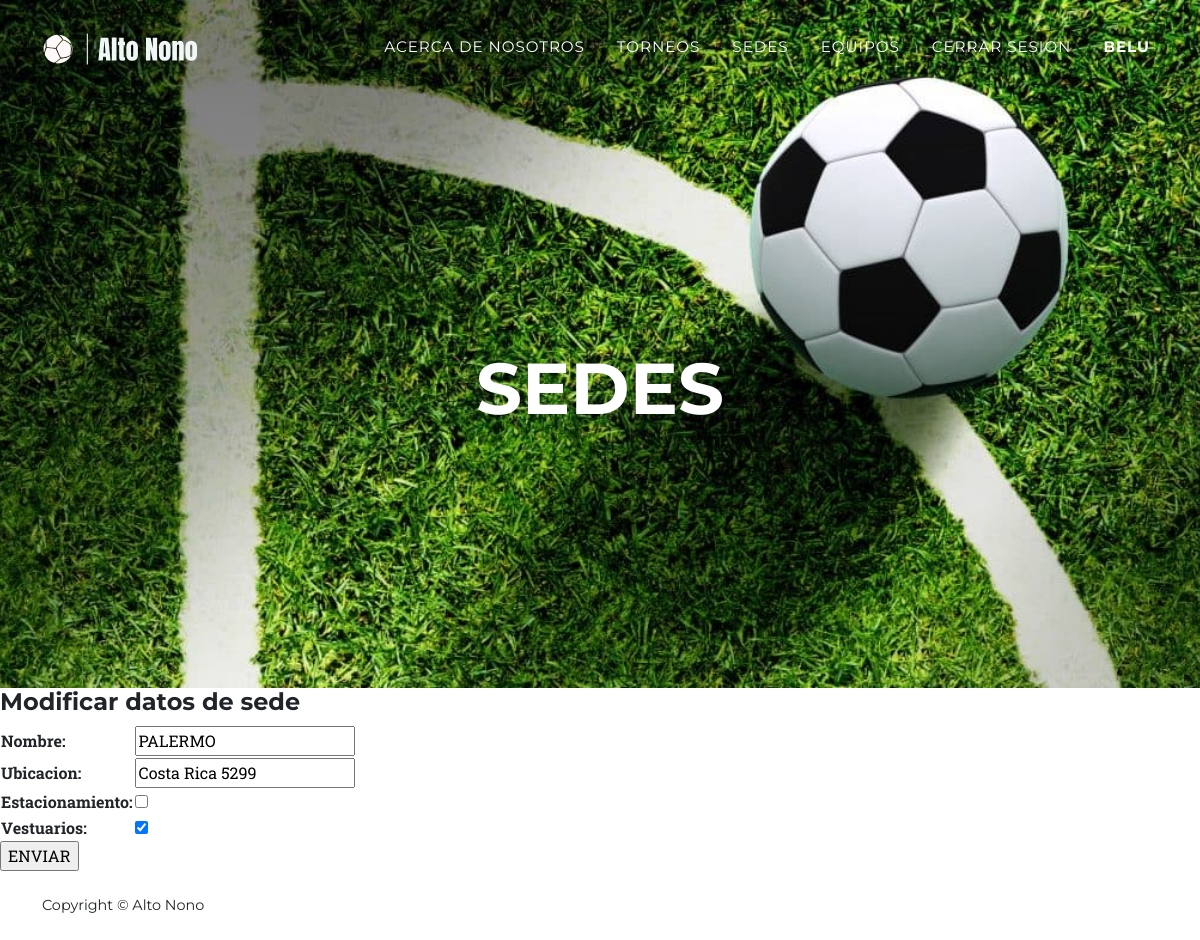
Page /AppTorneo/editarSede/1/ (signed in) on the earlier database version.
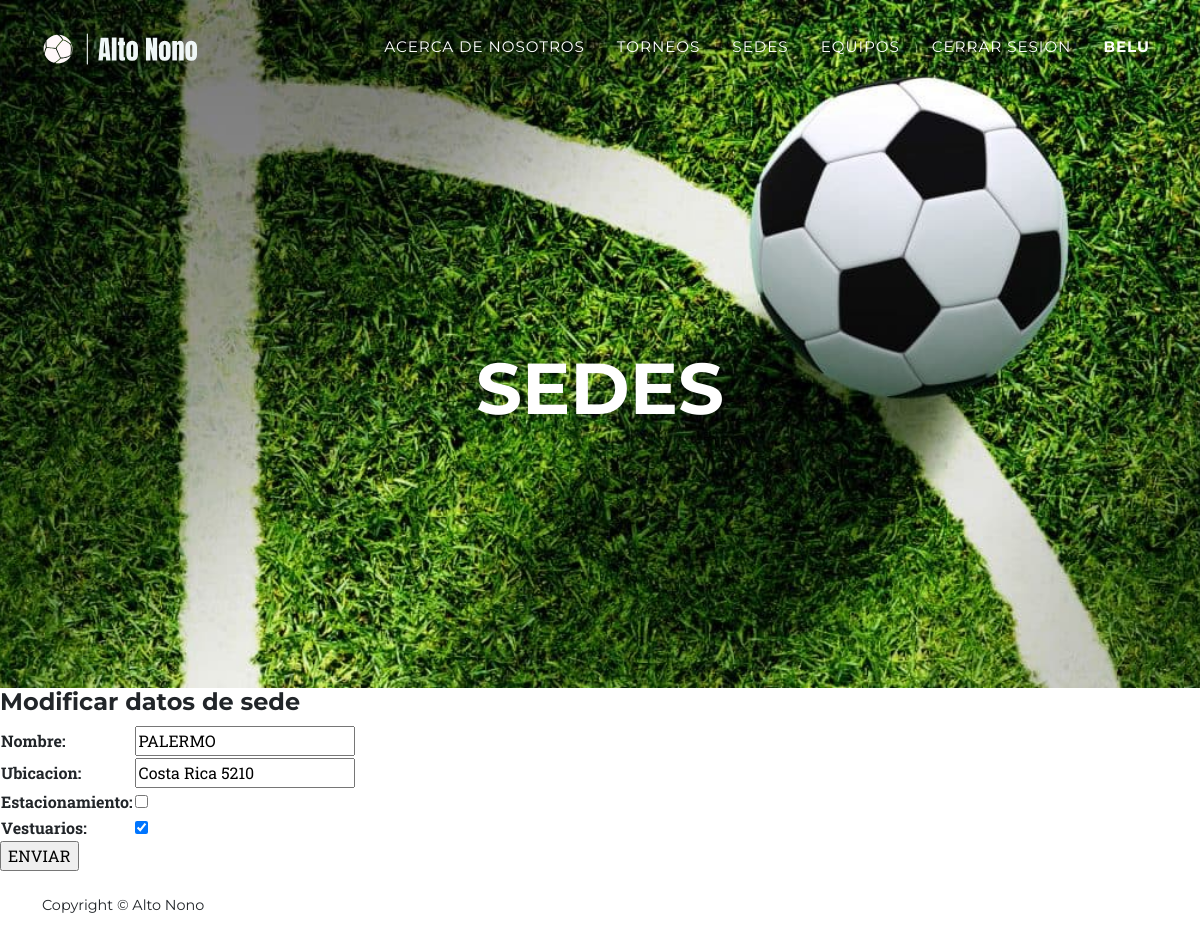
Same page on the later database version.
### AppTorneo/models.py (models this page shows, shortened)
class Sede (models.Model):
    nombre = models.CharField(max_length=40)
    ubicacion = models.CharField(max_length=40)
    estacionamiento = models.BooleanField ()
    vestuarios = models.BooleanField ()

### AppTorneo/views.py (the view)
@login_required
def modificarSede (request, sede_id):
    sede = Sede.objects.get (id = sede_id)
    if request.method == "POST":
        miFormulario = SedeFormulario (request.POST)
        if miFormulario.is_valid():
            informacion = miFormulario.cleaned_data
            sede.nombre = informacion["nombre"]
            sede.ubicacion = informacion["ubicacion"]
            sede.estacionamiento= informacion["estacionamiento"]
            sede.vestuarios = informacion ["vestuarios"]
            sede.save() #guarda en la base de datos
            sedes = Sede.objects.all ()
            return render (request, "AppTorneo/leerSedes.html", {"sedes":sedes})
    else:
        miFormulario = SedeFormulario (initial = {"nombre":sede.nombre, "ubicacion":sede.ubicacion, "estacionamiento":sede.estacionamiento, "vestuarios":sede.vestuarios})
    return render (request,'AppTorneo/editarSede.html', {"miFormulario":miFormulario, "sede_id":sede_id})

### AppTorneo/forms.py
class SedeFormulario (forms.Form):
    nombre = forms.CharField(max_length=40)
    ubicacion = forms.CharField(max_length=40)
    estacionamiento = forms.BooleanField (required=False)
    vestuarios = forms.BooleanField (required=False)

### AppTorneo/templates/AppTorneo/editarSede.html (shortened to what this page needs)
{% extends "AppTorneo/padre.html" %}
{% load static %}
{%block titulo%}
    <div class="masthead-subheading"></div><br><br>
    <div class="masthead-heading text-uppercase">SEDES</div>
{%endblock%}
{% block contenidoVariable %}
<h4>Modificar datos de sede</h4>
<form action = "" method = "POST"> {% csrf_token %}
    <table>
    {{ miFormulario.as_table }}
    </table>
    <input type= submit   value = "ENVIAR">
    </form>
{%endblock%}

Differences in the rows shown:
changed Sede "PALERMO": ubicacion "Costa Rica 5299" → "Costa Rica 5210"
